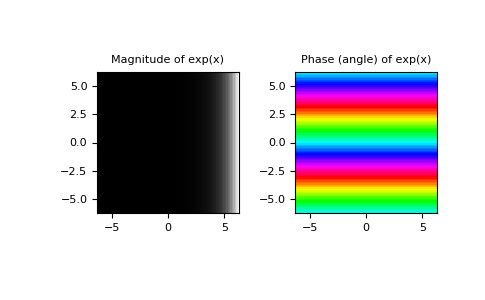

Reproduce this figure in Python.
# Plot the magnitude and phase of ``exp(x)`` in the complex plane:

import matplotlib.pyplot as plt

x = np.linspace(-2*np.pi, 2*np.pi, 100)
xx = x + 1j * x[:, np.newaxis] # a + ib over complex plane
out = np.exp(xx)

plt.subplot(121)
plt.imshow(np.abs(out),
           extent=[-2*np.pi, 2*np.pi, -2*np.pi, 2*np.pi], cmap='gray')
plt.title('Magnitude of exp(x)')

plt.subplot(122)
plt.imshow(np.angle(out),
           extent=[-2*np.pi, 2*np.pi, -2*np.pi, 2*np.pi], cmap='hsv')
plt.title('Phase (angle) of exp(x)')
plt.show()
